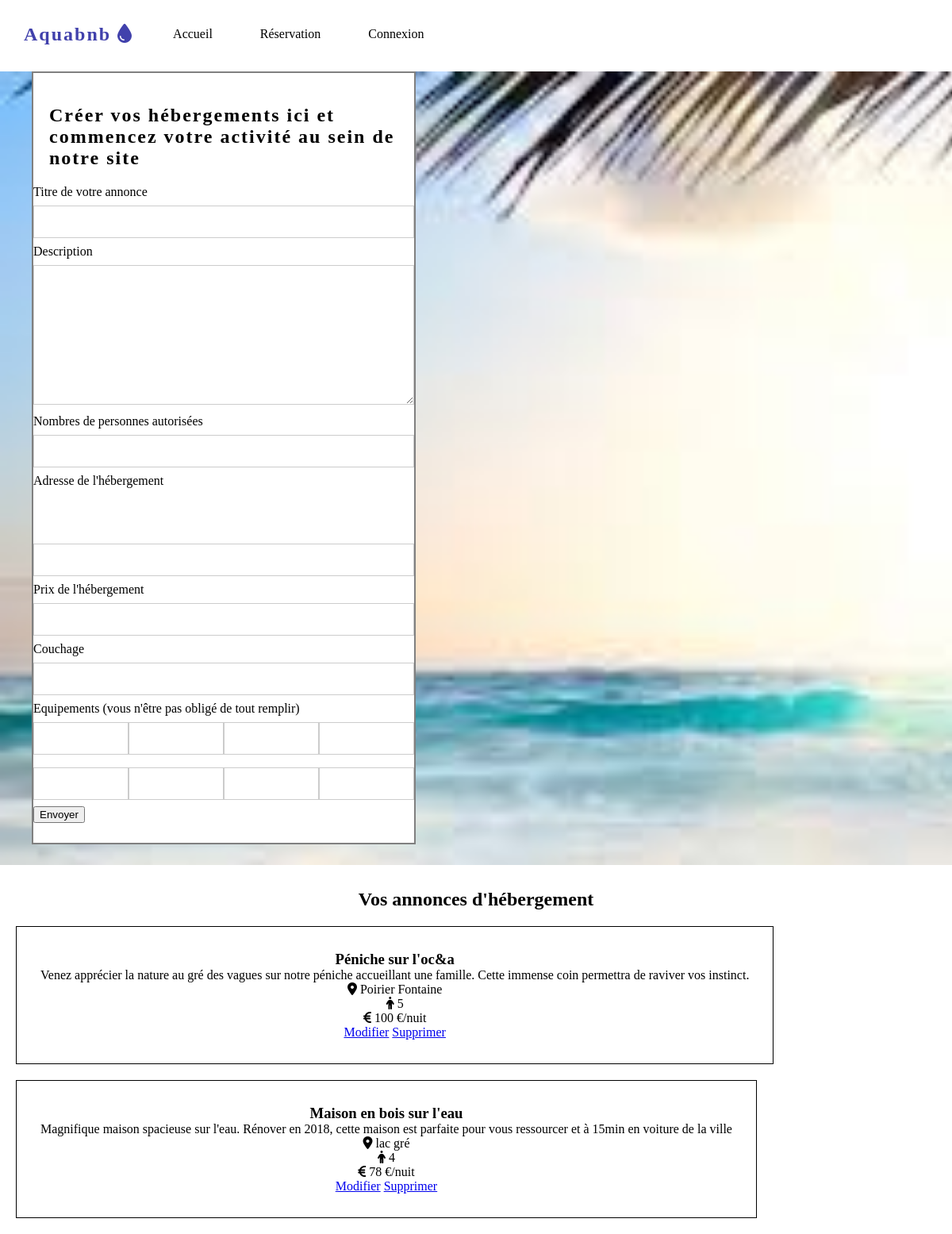
The page /biens.php?id=1 on the database its author committed.
### tables this page shows
CREATE TABLE `hebergement` (
  `id_hebergement` int(4) NOT NULL,
  `id_users` int(4) DEFAULT NULL,
  `title` varchar(30) NOT NULL,
  `desc_hebergement` varchar(1000) NOT NULL,
  `nbr_place` int(2) NOT NULL,
  `adresse` varchar(50) NOT NULL,
  `prix` int(4) NOT NULL,
  `couchage` varchar(250) NOT NULL,
  `equipement` varchar(500) NOT NULL,
  `equipement_1` varchar(250) DEFAULT NULL,
  `equipement_2` varchar(250) DEFAULT NULL,
  `equipement_3` varchar(250) DEFAULT NULL,
  `equipement_4` varchar(250) DEFAULT NULL,
  `equipement_5` varchar(250) DEFAULT NULL,
  `equipement_6` varchar(250) DEFAULT NULL,
  `equipement_7` varchar(250) DEFAULT NULL,
  `img_principal` varchar(20) DEFAULT 'maison_7',
  `img2` varchar(20) DEFAULT NULL,
  `img3` varchar(20) DEFAULT NULL,
  `img4` varchar(20) DEFAULT NULL,
  `deletion_flag` int(1) NOT NULL DEFAULT 0
);

### biens.php (the view, shortened to what this page needs)
<?php include("inc/header.inc.php"); ?>
<body>
    <main>
        <section class="font-biens">
            <div class="ajout-biens">
                <h1 class="h1-biens">Créer vos hébergements ici et commencez votre activité au sein de notre site</h1>
                <form method="POST" action="" enctype='multipart/form-data'>
                    <div>
                        <label for="title"> Titre de votre annonce </label>
                        <input type="texte" class="input-user-name" id="title" name="title">
                    </div>
                    <div>
                        <label for="desc"> Description </label>
                        <textarea rows="10" class="input-user-name" id="desc" name="desc"></textarea>
                    </div>
                    <div>
                        <label for="nbr"> Nombres de personnes autorisées </label>
                        <input type="texte" class="input-user-name" id="nbr" name="nbr">
                    </div>
                    <div>
                        <label for="adresse">Adresse de l'hébergement</label>
                        <input type="texte" class="input-user-name" id="adresse" name="adresse">
                    </div>
                    <div>
                        <label for="price"> Prix de l'hébergement </label>
                        <input type="texte" class="input-user-name" id="price" name="price">
                    </div>
                    <div>
                        <label for="couchage"> Couchage </label>
                        <input type="texte" class="input-user-name" id="couchage" name="couchage">
                    </div>
                    <div>
                        <label for="equip"> Equipements (vous n'être pas obligé de tout remplir) </label>
                        <div class="equip-form">
                            <input type="texte" class="input-user-name" id="equip" name="equip">
                            <input type="texte" class="input-user-name" id="equip1" name="equip1">
                            <input type="texte" class="input-user-name" id="equip2" name="equip2">
                            <input type="texte" class="input-user-name" id="equip3" name="equip3">
                        </div>
                        <div class="equip-form">
                            <input type="texte" class="input-user-name" id="equip4" name="equip4">
                            <input type="texte" class="input-user-name" id="equip5" name="equip5">
                            <input type="texte" class="input-user-name" id="equip6" name="equip6">
                            <input type="texte" class="input-user-name" id="equip7" name="equip7">
                        </div>
                    </div>
                    <button type="submit" class="btn btn-primary">Envoyer</button>
                </form>
            </div>
        </section>
        <section class="user-announce">
            <div>
                <h2> Vos annonces d'hébergement </h2>
            </div>
            <div class="list-announce">
            <?php
                $result = $pdo->query("SELECT * FROM hebergement WHERE id_users = $_GET[id] and deletion_flag = 0 ORDER BY id_hebergement DESC");
                while ($hebergement = $result->fetch(PDO::FETCH_OBJ)) { ?>
                <div class="announce-recap">
                    <div class="one-announce">
                        <div>
                            <h3><?php echo $hebergement->title; ?></h3>
                            <div><?php echo $hebergement->desc_hebergement; ?></div>
                            <div class="text-announce"> <i class="fas fa-map-marker-alt"></i> <?php echo $hebergement->adresse; ?></div>
                            <div class="text-announce"> <i class="fas fa-male"></i> <?php echo $hebergement->nbr_place;?></div>
                            <div class="text-announce"> <i class="fas fa-euro-sign"></i> <?php echo $hebergement->prix; ?> €/nuit</div>
                            <a href="modif_biens.php?id=<?php echo $hebergement->id_hebergement;?>" alt="modifier ses hébergements">Modifier</a>
                            <a href="delete_biens.php?id=<?php echo $hebergement->id_hebergement; ?>" alt="suppression des informations d'hébergements">Supprimer</a>
                        </div>
                    </div>
                </div>
            <?php } ?>
            </div>
        </section>
    </main>
</body>

### inc/header.inc.php (shortened to what this page needs)
<!DOCTYPE html>
<html lang="en">
    <head>
        <link rel="stylesheet" href="css/style.css">
    </head>
    <header class="head_aqua">
        <section class="sect_head_aqua">
            <div class="top_aqua">
                <h1 id="title_header"> Aquabnb  <i class="fas fa-tint"></i></h1>
                <ul class="menu_head">
                    <li class="lien_head" > <a href="index.php" class="lien"> Accueil </li>
                    <li class="lien_head" > <a href="reser.php" class="lien"> Réservation </li>
                    <li class="lien_head" > <a href="login.php" class="lien"> Connexion </a> </li>
                </ul>
            </div>
        </section>
    </header>
</html>

### css/style.css (style rules this page uses)
* { margin: 0; }
html { scroll-behavior: smooth; }
main { position: relative; height: 100%; margin-top: 90px; }
.head_aqua { position: fixed; top: 0; z-index: 6; background-color: white; width: 100%; }
.sect_head_aqua { margin: 30px; }
.top_aqua { display: flex; flex-direction: row; align-items: center; }
#title_header { letter-spacing: 2px; color: rgb(65, 65, 172); }
.menu_head { list-style: none; display: flex; flex-direction: row; text-align: right; }
.lien { margin: 10px; list-style: none; text-decoration: none; color: black; }
#adresse { margin-top: 70px; }
.input-user-name, .input-password-user { width: 100%; padding: 12px 20px; margin: 8px 0; display: inline-block; border: 1px solid #ccc; box-sizing: border-box; }
.font-biens { background-image: url(../img/backimg2.jpg); background-repeat: no-repeat; background-size: cover; width: 100%; height: 1000px; }
.ajout-biens { padding-top: 20px ; background-color: white; border: 2px solid grey; width: 40%; height: 950px; margin: 40px; }
.equip-form { display: flex; }
.h1-biens { letter-spacing: 2px; margin: 20px; }
.user-announce { margin-top: 30px; width: 100%; text-align: center; }
.list-announce { display: block; }
.announce-recap { display: flex; margin: 20px; }
.one-announce { padding: 30px; border: 1px solid black; margin-right: 20px; }

### rows shown on the page
hebergement: title "Péniche sur l'oc&a", desc_hebergement "Venez apprécier la nature au gré des vagues sur notre péniche accueillant une famille. Cette immense coin permettra de raviver vos instinct.", adresse "Poirier Fontaine", nbr_place "5", prix "100"
hebergement: title "Maison en bois sur l'eau", desc_hebergement "Magnifique maison spacieuse sur l'eau. Rénover en 2018, cette maison est parfaite pour vous ressourcer et à 15min en voiture de la ville", adresse "lac gré", nbr_place "4", prix "78"
